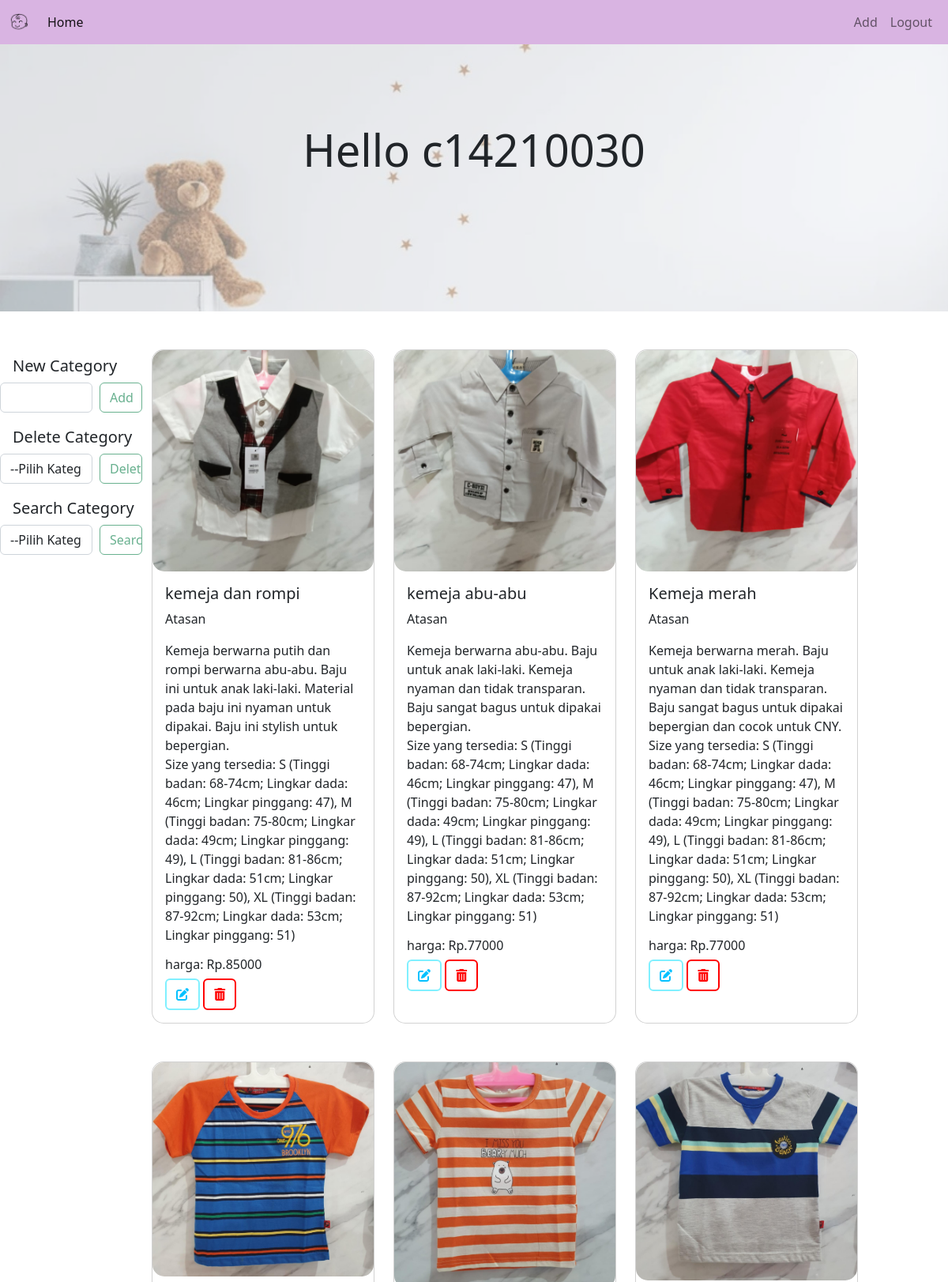
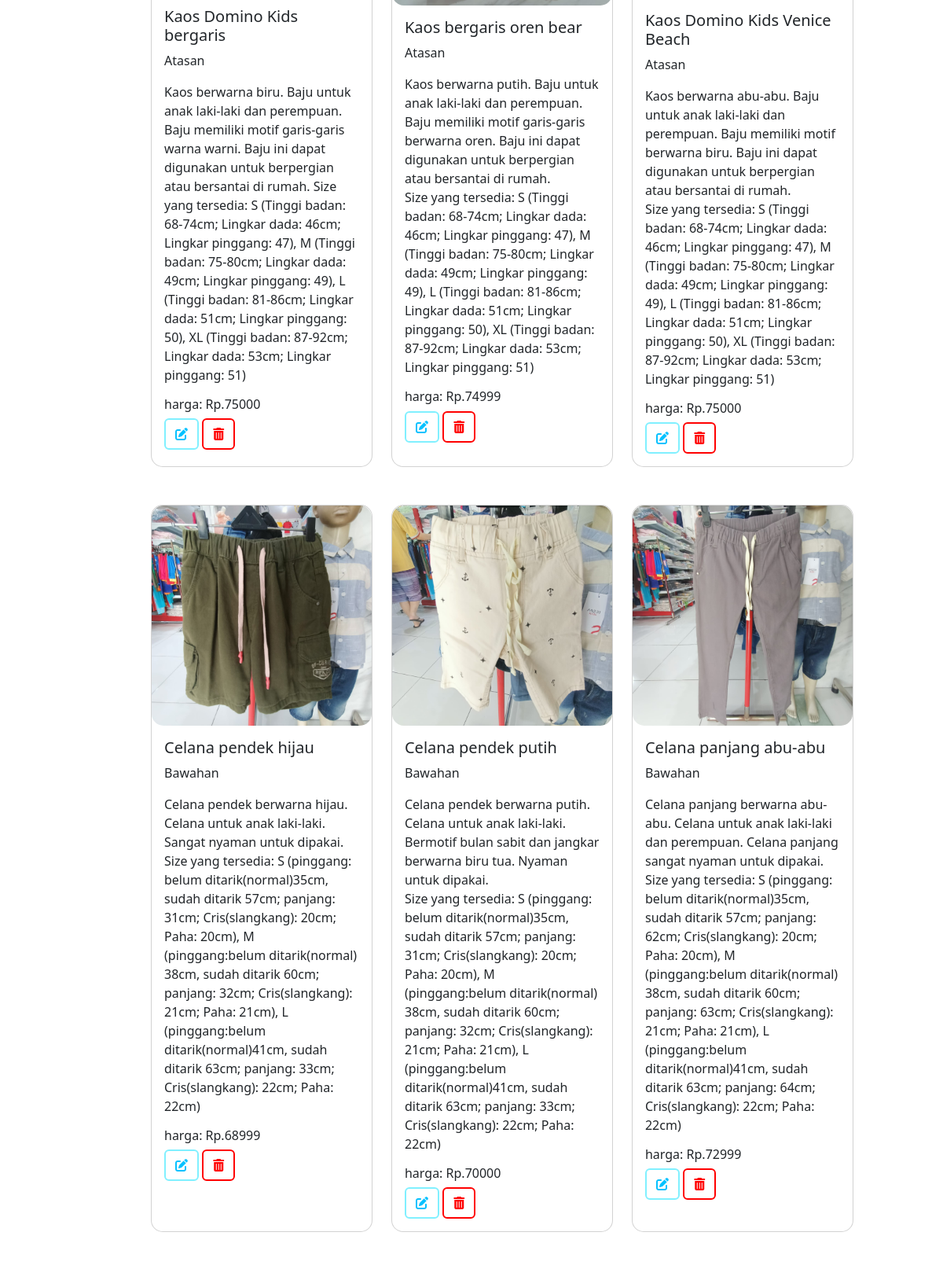
The page /admin/index.php (signed in, upper part) on the database its author committed (2 pictures, top to bottom).
### tables this page shows
CREATE TABLE `produk` (
  `id` int(11) NOT NULL,
  `namaServis` varchar(100) NOT NULL,
  `deskripsi` varchar(500) NOT NULL,
  `harga` int(11) NOT NULL,
  `gambar` text NOT NULL,
  `category` varchar(15) DEFAULT NULL
);

### admin/index.php (the view, shortened to what this page needs)
<?php
require '../connect.php';
?>
<!doctype html>
<html lang="en">
<head>
    <link href="https://cdn.jsdelivr.net/npm/bootstrap@5.3.0-alpha3/dist/css/bootstrap.min.css" rel="stylesheet">
    <link href="https://cdn.jsdelivr.net/npm/bootstrap@5.2.2/dist/css/bootstrap.min.css" rel="stylesheet">
    <link rel="stylesheet" href="https://cdnjs.cloudflare.com/ajax/libs/font-awesome/6.2.0/css/all.min.css" />
    <link href="https://unpkg.com/aos@2.3.1/dist/aos.css" rel="stylesheet">
</head>
<body>
    <div id="wrapper" style="background-color:ee7d3;">
        <?php require "navbar.php" ?>
        <div id="header" style="position: relative; margin-top:-0.5rem; text-align: center; background-color:white;">
            <img src="../images/headerAdmin3.jpeg" style=" width:100%; opacity: 0.5;">
            <h3 class="display-4 mt-3" data-aos="zoom-out" style="position: absolute; top: 35%; left: 50%; transform: translate(-50%, -50%);">Hello <?php echo $_SESSION['username'] ?></h3>
        </div>
        <br></br>
        <div id="wrapper2">
            <div class="sidebar">
                <form action="addCat.php" method="post" enctype="multipart/form-data">
                    <a>New Category</a>
                    <input type="text" id="addCat" name="addCat" class="form-control" style="width:65%; float:left;" onkeyup="if(this.value.length > 0) document.getElementById('addCatButton').disabled = false; else document.getElementById('addCatButton').disabled = true;" />
                    <button class="btn btn-outline-success bg-white" id="addCatButton" name="addCatButton" style="width:30%; float:right;" disabled>Add</button>
                </form>
                <br><br>
                <a>Delete Category</a>
                <select class="form-control" name="Kategori" id="Kategori" style="width:65%; float:left;">
                    <option value="0">--Pilih Kategori--</option>
                    <?php
                    if (isset($_SESSION['username'])) {
                        $sql = "SELECT *  FROM category";
                    }
                    ?>
                </select>
                <button class="btn btn-outline-success bg-white" id="delCat" name="delCat" style="width:30%; float:right;" disabled>Delete</button>
                <br><br>
                <a>Search Category</a>
                <form action="index.php" method="post" enctype="multipart/form-data">
                    <select class="form-control" name="namaKategori" id="namaKategori" style="width:65%; float:left;">
                        <option value="0">--Pilih Kategori--</option>
                        <?php
                        if (isset($_SESSION['username'])) {
                            $sql = "SELECT *  FROM category";
                        }
                        ?>
                    </select>
                    <button class="btn btn-outline-success bg-white" name="seaCat" id="seaCat" type="submit" style="width:30%; float:right;" disabled>Search</button>
                </form>
                <br><br><br><br><br><br>
            </div>
            <div class="container">
                <div class="row">
                    <?php
                    if (isset($_POST['seaCat'])) {
                        $namaKategori = $_POST['namaKategori'];
                        $sql = mysqli_query($con, "SELECT * FROM produk WHERE category = '$namaKategori'");
                        if ($namaKategori == "all") {
                            $sql = mysqli_query($con, "SELECT * FROM produk");
                        }
                    } else {
                        $sql = mysqli_query($con, "SELECT * FROM produk");
                    }
                    if (mysqli_num_rows($sql) >= 1) {
                        if (isset($_POST['seaCat'])) {
                            $sql = "SELECT * FROM produk WHERE category = '$namaKategori'";
                            if ($namaKategori == "all") {
                                $sql = "SELECT * FROM produk";
                            }
                        } else {
                            $sql = "SELECT * FROM produk";
                        }
                        $result = mysqli_query($con, $sql);
                        while ($row = mysqli_fetch_array($result)) {
                    ?>
                            <div class="col-md-4 col-sm-1 mb-5 col d-flex justify-content-center">
                                <div class="card" style="width: 18rem; border-radius: 15px;" data-aos="zoom-out">
                                    <img src="<?php echo $row['gambar'] ?>" alt="..." style="border-radius: 15px;">
                                    <div class="card-body" id="<?php echo $row['id'] ?>">
                                        <h5 class="card-title"><?php echo $row['namaServis'] ?></h5>
                                        <p class="card-text"><?php echo $row['category'] ?></p>
                                        <p class="card-text"><?php echo $row['deskripsi'] ?></p>
                                        <h6>harga: Rp.<?php echo $row['harga'] ?></h6>
                                        <a href="edit.php?id=<?php echo $row['id'] ?>" class="btn edit" style="border: solid 2px #80f0ff;"><i class="fa-solid fa-pen-to-square" style="color: #05c1ff;"></i></a>
                                        <a class="btn delete" style="border: solid 2px red;"><i class="fa-solid fa-trash-can" style="color: red;"></i></a>
                                    </div>
                                </div>
                            </div>
                    <?php
                        }
                    }
                    ?>
                </div>
            </div>
        </div>
        <?php require '../footer2.php'; ?>
    </div>
</body>
</html>

### admin/navbar.php (shortened to what this page needs)
<nav class="navbar navbar-expand-lg mb-2" style="background-color: #d9b4e2;">
            <div class="container-fluid" style="background-color: #d9b4e2;">
                <a class="navbar-brand" href="index.php"><img src="../images/logo.png" style="height:1.5rem; width:1.5rem; margin-top: -0.2rem;"></a>
                <div class="collapse navbar-collapse" id="navbarSupportedContent">
                    <ul class="navbar-nav me-auto mb-5 col d-flex justify-content-left mb-lg-0">
                        <li class="nav-item">
                            <a class="nav-link active" aria-current="page" href="index.php">Home</a>
                        </li>
                    </ul>
                    <ul class="navbar-nav mb-5 d-flex mb-lg-0" id="addLink">
                        <li class="nav-item">
                            <a class="nav-link" aria-current="page" href="add.php">Add</a>
                        </li>
                    </ul>
                    <ul class="navbar-nav mb-5 d-flex mb-lg-0" id="logoutlink">
                        <li class="nav-item">
                            <a class="nav-link" aria-current="page" href="../login/logout.php">Logout</a>
                        </li>
                    </ul>
                </div>
            </div>
        </nav>

### footer2.php (shortened to what this page needs)
<link href="https://cdnjs.cloudflare.com/ajax/libs/font-awesome/5.9.0/css/all.css" rel="stylesheet">
<link rel="stylesheet" href="../style3.css">
<link rel="stylesheet" href="http://maxcdn.bootstrapcdn.com/font-awesome/4.2.0/css/font-awesome.min.css">
<link rel="stylesheet" href="https://cdnjs.cloudflare.com/ajax/libs/font-awesome/6.4.0/css/all.min.css">

### style3.css (style rules this page uses)
html { scroll-behavior: smooth; }
body { padding: 0; margin: 0; }

### admin/index.php (style rules this page uses)
#wrapper { background-color: eee7d3; }
#wrapper2 { min-height: 15rem; }
.container { width: 85%; position: relative; }
.sidebar { float: left; height: auto; width: 15%; z-index: 1; overflow-x: hidden; position: -webkit-sticky; position: -moz-sticky; position: -ms-sticky; position: -o-sticky; position: sticky; top: 0px; bottom: auto; }
.sidebar a { padding: 6px 8px 6px 16px; text-decoration: none; font-size: 20px; color: #818181; display: block; }

### rows shown on the page
produk: gambar (picture), namaServis "kemeja dan rompi", category "Atasan", deskripsi "Kemeja berwarna putih dan rompi berwarna abu-abu. Baju ini untuk anak laki-laki. Material pada baju ini nyaman untuk dipakai. Baju ini stylish untuk bepergian. Size yang tersedia: S (Tinggi badan: 68-74cm; Lingkar dada: 46cm; Lingkar pinggang: 47), M (Tinggi badan: 75-80cm; Lingkar dada: 49cm; Lingkar pinggang: 49), L (Tinggi badan: 81-86cm; Lingkar dada: 51cm; Lingkar pinggang: 50), XL (Tinggi badan: 87-92cm; Lingkar dada: 53cm; Lingkar pinggang: 51)", harga "85000"
produk: gambar (picture), namaServis "kemeja abu-abu", category "Atasan", deskripsi "Kemeja berwarna abu-abu. Baju untuk anak laki-laki. Kemeja nyaman dan tidak transparan. Baju sangat bagus untuk dipakai bepergian. Size yang tersedia: S (Tinggi badan: 68-74cm; Lingkar dada: 46cm; Lingkar pinggang: 47), M (Tinggi badan: 75-80cm; Lingkar dada: 49cm; Lingkar pinggang: 49), L (Tinggi badan: 81-86cm; Lingkar dada: 51cm; Lingkar pinggang: 50), XL (Tinggi badan: 87-92cm; Lingkar dada: 53cm; Lingkar pinggang: 51)", harga "77000"
produk: gambar (picture), namaServis "Kemeja merah", category "Atasan", deskripsi "Kemeja berwarna merah. Baju untuk anak laki-laki. Kemeja nyaman dan tidak transparan. Baju sangat bagus untuk dipakai bepergian dan cocok untuk CNY. Size yang tersedia: S (Tinggi badan: 68-74cm; Lingkar dada: 46cm; Lingkar pinggang: 47), M (Tinggi badan: 75-80cm; Lingkar dada: 49cm; Lingkar pinggang: 49), L (Tinggi badan: 81-86cm; Lingkar dada: 51cm; Lingkar pinggang: 50), XL (Tinggi badan: 87-92cm; Lingkar dada: 53cm; Lingkar pinggang: 51)", harga "77000"
produk: gambar (picture), namaServis "Kaos Domino Kids bergaris", category "Atasan", deskripsi "Kaos berwarna biru. Baju untuk anak laki-laki dan perempuan. Baju memiliki motif garis-garis warna warni. Baju ini dapat digunakan untuk berpergian atau bersantai di rumah. Size yang tersedia: S (Tinggi badan: 68-74cm; Lingkar dada: 46cm; Lingkar pinggang: 47), M (Tinggi badan: 75-80cm; Lingkar dada: 49cm; Lingkar pinggang: 49), L (Tinggi badan: 81-86cm; Lingkar dada: 51cm; Lingkar pinggang: 50), XL (Tinggi badan: 87-92cm; Lingkar dada: 53cm; Lingkar pinggang: 51)", harga "75000"
produk: gambar (picture), namaServis "Kaos bergaris oren bear", category "Atasan", deskripsi "Kaos berwarna putih. Baju untuk anak laki-laki dan perempuan. Baju memiliki motif garis-garis berwarna oren. Baju ini dapat digunakan untuk berpergian atau bersantai di rumah. Size yang tersedia: S (Tinggi badan: 68-74cm; Lingkar dada: 46cm; Lingkar pinggang: 47), M (Tinggi badan: 75-80cm; Lingkar dada: 49cm; Lingkar pinggang: 49), L (Tinggi badan: 81-86cm; Lingkar dada: 51cm; Lingkar pinggang: 50), XL (Tinggi badan: 87-92cm; Lingkar dada: 53cm; Lingkar pinggang: 51)", harga "74999"
produk: gambar (picture), namaServis "Kaos Domino Kids Venice Beach", category "Atasan", deskripsi "Kaos berwarna abu-abu. Baju untuk anak laki-laki dan perempuan. Baju memiliki motif berwarna biru. Baju ini dapat digunakan untuk berpergian atau bersantai di rumah. Size yang tersedia: S (Tinggi badan: 68-74cm; Lingkar dada: 46cm; Lingkar pinggang: 47), M (Tinggi badan: 75-80cm; Lingkar dada: 49cm; Lingkar pinggang: 49), L (Tinggi badan: 81-86cm; Lingkar dada: 51cm; Lingkar pinggang: 50), XL (Tinggi badan: 87-92cm; Lingkar dada: 53cm; Lingkar pinggang: 51)", harga "75000"
produk: gambar (picture), namaServis "Celana pendek hijau", category "Bawahan", deskripsi "Celana pendek berwarna hijau. Celana untuk anak laki-laki. Sangat nyaman untuk dipakai. Size yang tersedia: S (pinggang: belum ditarik(normal)35cm, sudah ditarik 57cm; panjang: 31cm; Cris(slangkang): 20cm; Paha: 20cm), M (pinggang:belum ditarik(normal) 38cm, sudah ditarik 60cm; panjang: 32cm; Cris(slangkang): 21cm; Paha: 21cm), L (pinggang:belum ditarik(normal)41cm, sudah ditarik 63cm; panjang: 33cm; Cris(slangkang): 22cm; Paha: 22cm)", harga "68999"
produk: gambar (picture), namaServis "Celana pendek putih", category "Bawahan", deskripsi "Celana pendek berwarna putih. Celana untuk anak laki-laki. Bermotif bulan sabit dan jangkar berwarna biru tua. Nyaman untuk dipakai. Size yang tersedia: S (pinggang: belum ditarik(normal)35cm, sudah ditarik 57cm; panjang: 31cm; Cris(slangkang): 20cm; Paha: 20cm), M (pinggang:belum ditarik(normal) 38cm, sudah ditarik 60cm; panjang: 32cm; Cris(slangkang): 21cm; Paha: 21cm), L (pinggang:belum ditarik(normal)41cm, sudah ditarik 63cm; panjang: 33cm; Cris(slangkang): 22cm; Paha: 22cm)", harga "70000"
produk: gambar (picture), namaServis "Celana panjang abu-abu", category "Bawahan", deskripsi "Celana panjang berwarna abu-abu. Celana untuk anak laki-laki dan perempuan. Celana panjang sangat nyaman untuk dipakai. Size yang tersedia: S (pinggang: belum ditarik(normal)35cm, sudah ditarik 57cm; panjang: 62cm; Cris(slangkang): 20cm; Paha: 20cm), M (pinggang:belum ditarik(normal) 38cm, sudah ditarik 60cm; panjang: 63cm; Cris(slangkang): 21cm; Paha: 21cm), L (pinggang:belum ditarik(normal)41cm, sudah ditarik 63cm; panjang: 64cm; Cris(slangkang): 22cm; Paha: 22cm)", harga "72999"

### other values the page prints
$_SESSION['username'] "c14210030"
